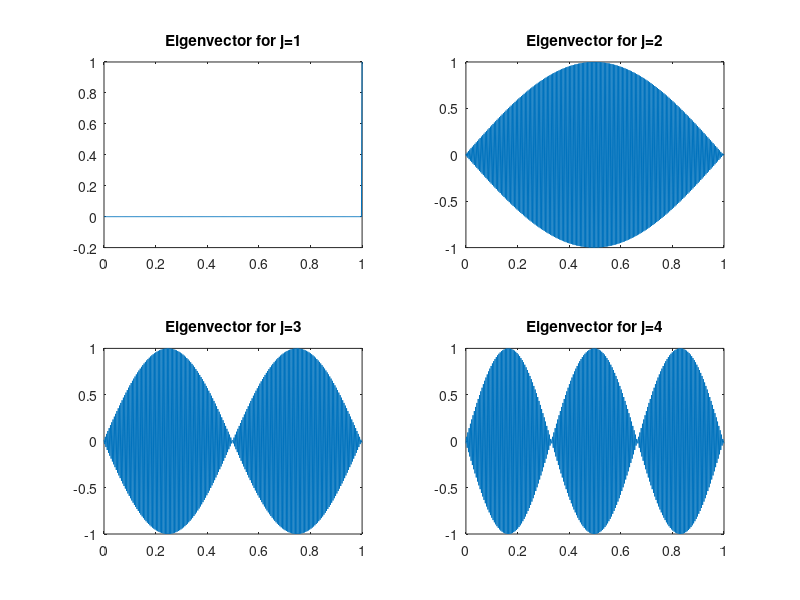

The MATLAB script that drew this image:
clc
clf

steps = [5, 50, 100, 200, 300, 400];

x0 = 0;
x1 = 1;

n_lambdas = 4;
lambdas = zeros(length(steps), n_lambdas);

for i=1:length(steps)
    m = steps(i);
    fprintf('Calculating eigenvalues for %d points...\n', m)
    
    h = (x1 - x0) / (m+1);

    % Create solution matrix A 
    %
    e = ones(m, 1);
    A = 1/h^2*spdiags([e -2*e e], -1:1, m, m);

    % Set boundary conditions
    %
    alpha = 0;
    
    % Left Dirichlet condition
    %
    A(1, 1) = A(1, 1) + alpha * h^2;

    % First-order Right Robin condition
    %
    A(m, m) = -2 + 1/(1+h);

    B = spdiags(e, 0, m, m);
    B(m, m) = 0;

    [unsorted_eigvec, unsorted_eigval] = eig(full(A), full(B));
    [d,ind] = sort(diag(unsorted_eigval));
    eigval = unsorted_eigval(ind,ind);
    eigvec = unsorted_eigvec(:,ind);

    lambda = flip(diag(eigval));
    lambdas(i, :) = lambda(1:n_lambdas);
    
    if i == length(steps)
        figure(1);
        title('Eigenvectors');

        for j = 1:n_lambdas
            subplot(2, 2, j);
            plot(linspace(0, 1, length(eigvec(:, j))), eigvec(:, j));
            title(sprintf('Eigenvector for j=%d', j));
        end
    end
end



disp(' ')
disp('       n    lambda_1  lambda_2  lambda_3  lambda_4  lambda_5')
disp([steps' lambdas])

input('Press [Enter] to continue...');
